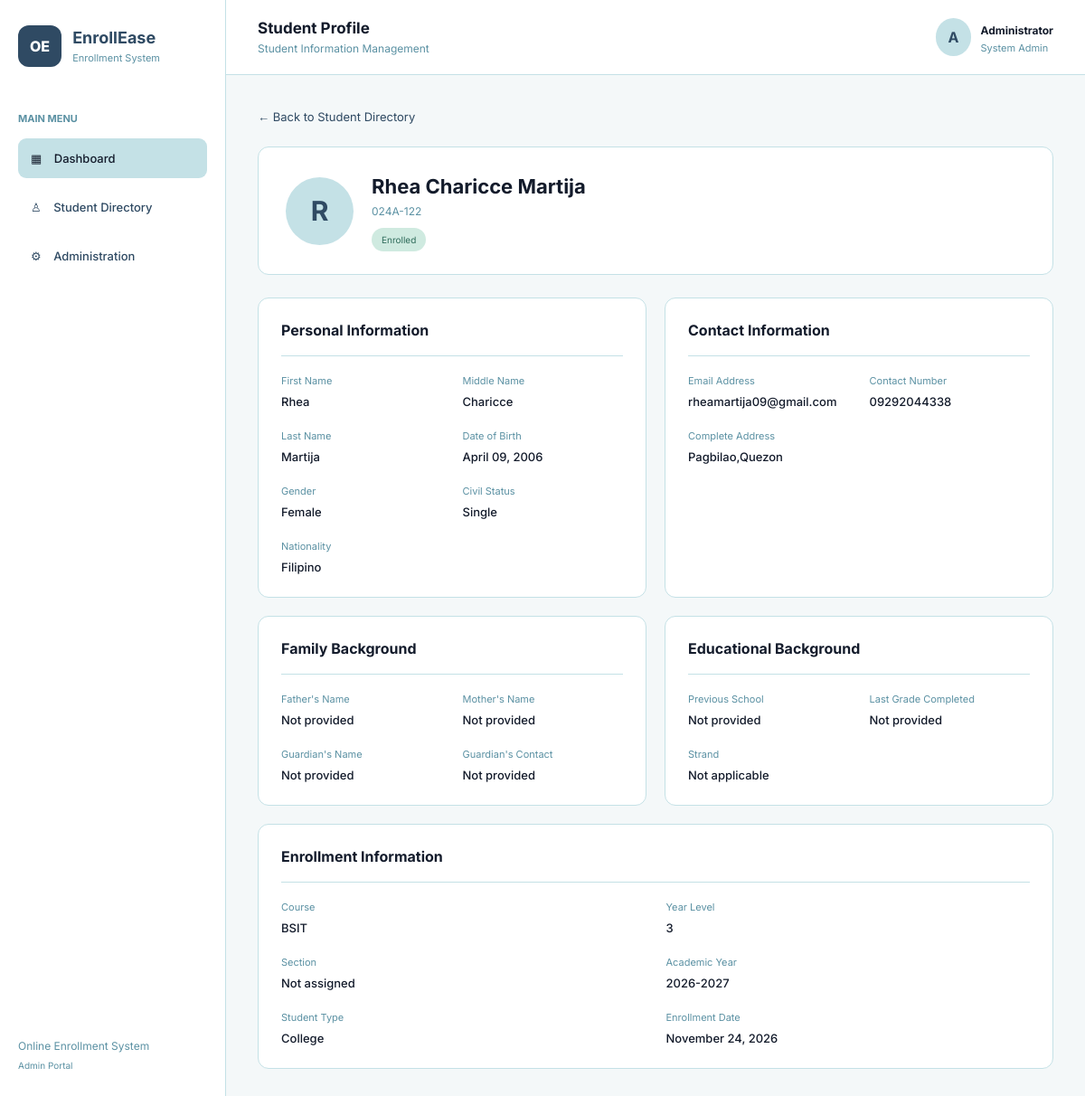
Page /profile/1/ on the committed database.
### students/models.py (models this page shows, shortened)
class Student(models.Model):
    student_id = models.CharField(max_length=20, unique=True)
    first_name = models.CharField(max_length=100)
    middle_name = models.CharField(max_length=100, blank=True)
    last_name = models.CharField(max_length=100)
    date_of_birth = models.DateField()
    gender = models.CharField(max_length=20)
    civil_status = models.CharField(max_length=30, blank=True)
    nationality = models.CharField(max_length=50, default="Filipino")
    email = models.EmailField()
    contact_number = models.CharField(max_length=20)
    address = models.TextField()
    father_name = models.CharField(max_length=150, blank=True)
    mother_name = models.CharField(max_length=150, blank=True)
    guardian_name = models.CharField(max_length=150, blank=True)
    guardian_contact = models.CharField(max_length=20, blank=True)
    previous_school = models.CharField(max_length=200, blank=True)
    last_grade_completed = models.CharField(max_length=50, blank=True)
    strand = models.CharField(max_length=50, blank=True)
    course = models.CharField(max_length=100)
    year_level = models.CharField(max_length=30)
    section = models.CharField(max_length=50, blank=True)
    academic_year = models.CharField(max_length=20)
    student_type = models.CharField(max_length=20)
    enrollment_status = models.CharField(max_length=30, default="Enrolled")
    enrollment_date = models.DateField(auto_now_add=True)

### students/views.py (the view)
def student_profile(request, pk):
    student = get_object_or_404(Student, pk=pk)
    return render(
        request,
        'students/student_profile.html',
        {'student': student}
    )

### students/templates/students/student_profile.html (shortened to what this page needs)
{% extends 'students/base.html' %}
{% block page_heading %}Student Profile{% endblock %}
{% block content %}
<a href="{% url 'student_list' %}" class="back-button">
    ← Back to Student Directory
</a>
<div class="profile-header">
    <div class="profile-avatar">
        {{ student.first_name|first|upper }}
    </div>
    <div class="profile-heading">
        <h1>
            {{ student.first_name }}
            {{ student.middle_name }}
            {{ student.last_name }}
        </h1>
        <p>{{ student.student_id }}</p>
        <span class="status">
            {{ student.enrollment_status }}
        </span>
    </div>
</div>
<div class="profile-grid">
    <div class="info-card">
        <h2>Personal Information</h2>
        <div class="info-grid">
            <div class="info-item">
                <label>First Name</label>
                <p>{{ student.first_name }}</p>
            </div>
            <div class="info-item">
                <label>Middle Name</label>
                <p>{{ student.middle_name|default:"Not provided" }}</p>
            </div>
            <div class="info-item">
                <label>Last Name</label>
                <p>{{ student.last_name }}</p>
            </div>
            <div class="info-item">
                <label>Date of Birth</label>
                <p>{{ student.date_of_birth|date:"F d, Y" }}</p>
            </div>
            <div class="info-item">
                <label>Gender</label>
                <p>{{ student.gender }}</p>
            </div>
            <div class="info-item">
                <label>Civil Status</label>
                <p>{{ student.civil_status|default:"Not provided" }}</p>
            </div>
            <div class="info-item">
                <label>Nationality</label>
                <p>{{ student.nationality }}</p>
            </div>
        </div>
    </div>
    <div class="info-card">
        <h2>Contact Information</h2>
        <div class="info-grid">
            <div class="info-item">
                <label>Email Address</label>
                <p>{{ student.email }}</p>
            </div>
            <div class="info-item">
                <label>Contact Number</label>
                <p>{{ student.contact_number }}</p>
            </div>
            <div class="info-item full-width">
                <label>Complete Address</label>
                <p>{{ student.address }}</p>
            </div>
        </div>
    </div>
    <div class="info-card">
        <h2>Family Background</h2>
        <div class="info-grid">
            <div class="info-item">
                <label>Father's Name</label>
                <p>{{ student.father_name|default:"Not provided" }}</p>
            </div>
            <div class="info-item">
                <label>Mother's Name</label>
                <p>{{ student.mother_name|default:"Not provided" }}</p>
            </div>
            <div class="info-item">
                <label>Guardian's Name</label>
                <p>{{ student.guardian_name|default:"Not provided" }}</p>
            </div>
            <div class="info-item">
                <label>Guardian's Contact</label>
                <p>{{ student.guardian_contact|default:"Not provided" }}</p>
            </div>
        </div>
    </div>
    <div class="info-card">
        <h2>Educational Background</h2>
        <div class="info-grid">
            <div class="info-item">
                <label>Previous School</label>
                <p>{{ student.previous_school|default:"Not provided" }}</p>
            </div>
            <div class="info-item">
                <label>Last Grade Completed</label>
                <p>{{ student.last_grade_completed|default:"Not provided" }}</p>
            </div>
            <div class="info-item">
                <label>Strand</label>
                <p>{{ student.strand|default:"Not applicable" }}</p>
            </div>
        </div>
    </div>
    <div class="info-card full-card">
        <h2>Enrollment Information</h2>
        <div class="info-grid">
            <div class="info-item">
                <label>Course</label>
                <p>{{ student.course }}</p>
            </div>
            <div class="info-item">
                <label>Year Level</label>
                <p>{{ student.year_level }}</p>
            </div>
            <div class="info-item">
                <label>Section</label>
                <p>{{ student.section|default:"Not assigned" }}</p>
            </div>
            <div class="info-item">
                <label>Academic Year</label>
                <p>{{ student.academic_year }}</p>
            </div>
            <div class="info-item">
                <label>Student Type</label>
                <p>{{ student.student_type }}</p>
            </div>
            <div class="info-item">
                <label>Enrollment Date</label>
                <p>{{ student.enrollment_date|date:"F d, Y" }}</p>
            </div>
        </div>
    </div>
</div>
{% endblock %}

### students/static/students/style.css (style rules this page uses)
* { margin: 0; padding: 0; box-sizing: border-box; }
body { font-family: 'Inter', sans-serif; background: #F4F8F9; color: #131B2B; }
.table-container, .info-card { background: #FFFFFF; border: 1px solid #C4E1E6; border-radius: 12px; padding: 25px; }
.status { background: #CFEAE0; color: #2F6B5A; padding: 7px 11px; border-radius: 20px; font-size: 10px; }
.back-button { display: inline-block; text-decoration: none; color: #2F4A63; font-size: 13px; margin-bottom: 25px; }
.profile-header { background: #FFFFFF; border: 1px solid #C4E1E6; border-radius: 12px; padding: 30px; display: flex; align-items: center; gap: 20px; margin-bottom: 25px; }
.profile-avatar { background: #C4E1E6; color: #2F4A63; width: 75px; height: 75px; display: grid; place-items: center; border-radius: 50%; font-size: 30px; font-weight: 700; }
.profile-heading h1 { font-size: 22px; margin-bottom: 7px; }
.profile-heading p { color: #5B91A3; font-size: 12px; margin-bottom: 12px; }
.profile-grid { display: grid; grid-template-columns: 1fr 1fr; gap: 20px; }
.info-card h2 { font-size: 16px; padding-bottom: 18px; margin-bottom: 20px; border-bottom: 1px solid #C4E1E6; }
.info-grid { display: grid; grid-template-columns: 1fr 1fr; gap: 23px; }
.info-item label { display: block; color: #5B91A3; font-size: 11px; margin-bottom: 8px; }
.info-item p { font-size: 13px; font-weight: 500; overflow-wrap: anywhere; }
.full-width { grid-column: span 2; }
.full-card { grid-column: span 2; }

### rows in the picture
Student: first_name|first "R", first_name "Rhea", middle_name "Charicce", last_name "Martija", student_id "024A-122", enrollment_status "Enrolled", date_of_birth "April 09, 2006", gender "Female", civil_status "Single", nationality "Filipino", email "rheamartija09@gmail.com", contact_number "09292044338", address "Pagbilao,Quezon", father_name "Not provided", mother_name "Not provided", guardian_name "Not provided", guardian_contact "Not provided", previous_school "Not provided", last_grade_completed "Not provided", strand "Not applicable", course "BSIT", year_level "3", section "Not assigned", academic_year "2026-2027", student_type "College", enrollment_date "November 24, 2026"
